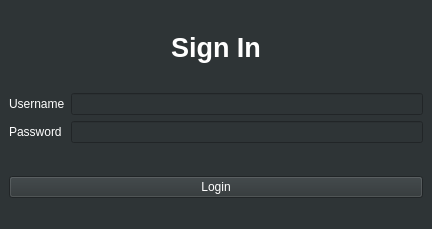
<?xml version="1.0" encoding="UTF-8"?>
<ui version="4.0">
 <class>login</class>
 <widget class="QMainWindow" name="login">
  <property name="geometry">
   <rect>
    <x>0</x>
    <y>0</y>
    <width>432</width>
    <height>229</height>
   </rect>
  </property>
  <property name="windowTitle">
   <string>ClipFlix - Login</string>
  </property>
  <property name="windowIcon">
   <iconset resource="Resource.qrc">
    <normaloff>:/images/image/logo.png</normaloff>:/images/image/logo.png</iconset>
  </property>
  <property name="autoFillBackground">
   <bool>false</bool>
  </property>
  <property name="styleSheet">
   <string notr="true">background-color: rgb(46, 52, 54);
color: white;</string>
  </property>
  <widget class="QWidget" name="centralwidget">
   <layout class="QVBoxLayout" name="verticalLayout">
    <item>
     <widget class="QLabel" name="info">
      <property name="text">
       <string>&lt;html&gt;&lt;head/&gt;&lt;body&gt;&lt;p align=&quot;center&quot;&gt;&lt;span style=&quot; font-size:20pt; font-weight:600;&quot;&gt;Sign In&lt;/span&gt;&lt;/p&gt;&lt;/body&gt;&lt;/html&gt;</string>
      </property>
     </widget>
    </item>
    <item>
     <layout class="QFormLayout" name="formLayout">
      <item row="0" column="0">
       <widget class="QLabel" name="label_user">
        <property name="text">
         <string>Username</string>
        </property>
       </widget>
      </item>
      <item row="0" column="1">
       <widget class="QLineEdit" name="line_user">
        <property name="text">
         <string/>
        </property>
       </widget>
      </item>
      <item row="1" column="0">
       <widget class="QLabel" name="label_pass">
        <property name="text">
         <string>Password</string>
        </property>
       </widget>
      </item>
      <item row="1" column="1">
       <widget class="QLineEdit" name="line_pass">
        <property name="text">
         <string/>
        </property>
        <property name="echoMode">
         <enum>QLineEdit::Password</enum>
        </property>
       </widget>
      </item>
     </layout>
    </item>
    <item>
     <widget class="QPushButton" name="pushButton">
      <property name="autoFillBackground">
       <bool>false</bool>
      </property>
      <property name="text">
       <string>Login</string>
      </property>
     </widget>
    </item>
   </layout>
  </widget>
  <widget class="QStatusBar" name="statusbar"/>
 </widget>
 <resources>
  <include location="Resource.qrc"/>
 </resources>
 <connections/>
</ui>
